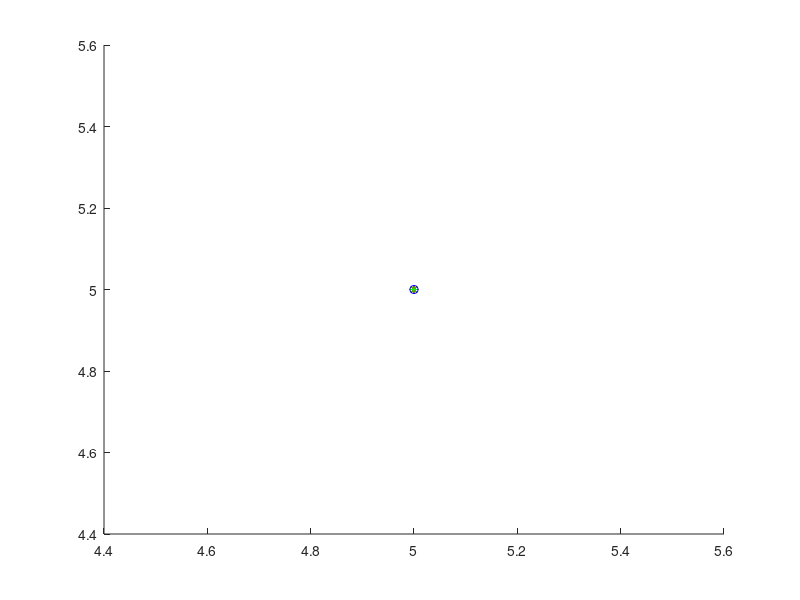

Write the MATLAB code that produced this figure.
%DroneSimulation
 
%% User Inputs
beginX=input('What is your starting x? \n');
beginY=input('What is your starting y? \n');

endX=input('What is your final x? \n');
endY=input('What is your final y? \n');

pathChoice=input('What path would you like to follow? \n(Click 1 for line)\n');
numberOfIntervals= input('How many intervals would you like to break the path into?\n');




%% Calculating Points

% Initialize Arrays

currentX=zeros(numberOfIntervals,1);
currentY=zeros(numberOfIntervals,1);
newCurrentX=zeros(numberOfIntervals,1);
newCurrentY=zeros(numberOfIntervals,1);
goalX=zeros(numberOfIntervals,1);
goalY=zeros(numberOfIntervals,1);
hyp=zeros(numberOfIntervals,1);
r=zeros(numberOfIntervals,1);

%Random Values
randAngs=(pi/10):(pi/100):(2*pi/10);
randDists=-0.3:0.01:0.05;


%line
hold on;
plot(beginX,beginY,'*b');
plot(endX,endY,'*b');
plot([beginX endX], [beginY endY]);

totalX=endX-beginX;
totalY=endY-beginY;

currentX(1)=beginX;
currentY(1)=beginY;
newCurrentX(1)=beginX;
newCurrentY(1)=beginY;

deltaX=totalX/numberOfIntervals;
deltaY=totalY/numberOfIntervals;

for n=1:numberOfIntervals
    if(n>1)
   goalX(n)=goalX(n-1)+deltaX;
   goalY(n)=goalY(n-1)+deltaY;
    else
   %goalX(n)=goalX(n)+deltaX;
   %goalY(n)=goalY(n)+deltaY; 
   goalX(n)=beginX +deltaX;
   goalY(n)=beginY +deltaY;
    end
   
end
plot(goalX,goalY,'*r');


%% Drone Movement
for n=1:numberOfIntervals
    hyp(n)=sqrt((goalX(n)-currentX(n)).^2+(goalY(n)-currentY(n)).^2);
    number=randi(length(randDists));
    randomR= randDists(number);
    r(n)=hyp(n)+randomR;
    
    number = randi(length(randAngs));
    randomAngle = randAngs(number);
    angle=atan((goalY(n)- currentY(n))/(goalX(n)-currentX(n)))+randomAngle;
    currentX(n+1)=currentX(n) + r(n)*cos(angle);
    currentY(n+1)=currentY(n) + r(n)*sin(angle);
end 
plot(currentX,currentY,'*g');
plot(currentX,currentY);

%% Drone Movement w/ Correction

for n=1:numberOfIntervals
    hyp(n)=sqrt((goalX(n)-newCurrentX(n)).^2+(goalY(n)-newCurrentY(n)).^2);
    number=randi(length(randDists));
    randomR= randDists(number);
    r(n)=hyp(n)+randomR;
    
    number = randi(length(randAngs));
    randomAngle = randAngs(number);
    %angle=atan(goalY(n)/goalX(n))+randomAngle - .15*pi;
    angle=atan((goalY(n)- newCurrentY(n))/(goalX(n)-newCurrentX(n)))+randomAngle - .15*pi;
    newCurrentX(n+1)=newCurrentX(n) + r(n)*cos(angle);
    newCurrentY(n+1)=newCurrentY(n) + r(n)*sin(angle);
end 
plot(newCurrentX,newCurrentY,'b--o');
plot(newCurrentX,newCurrentY);

